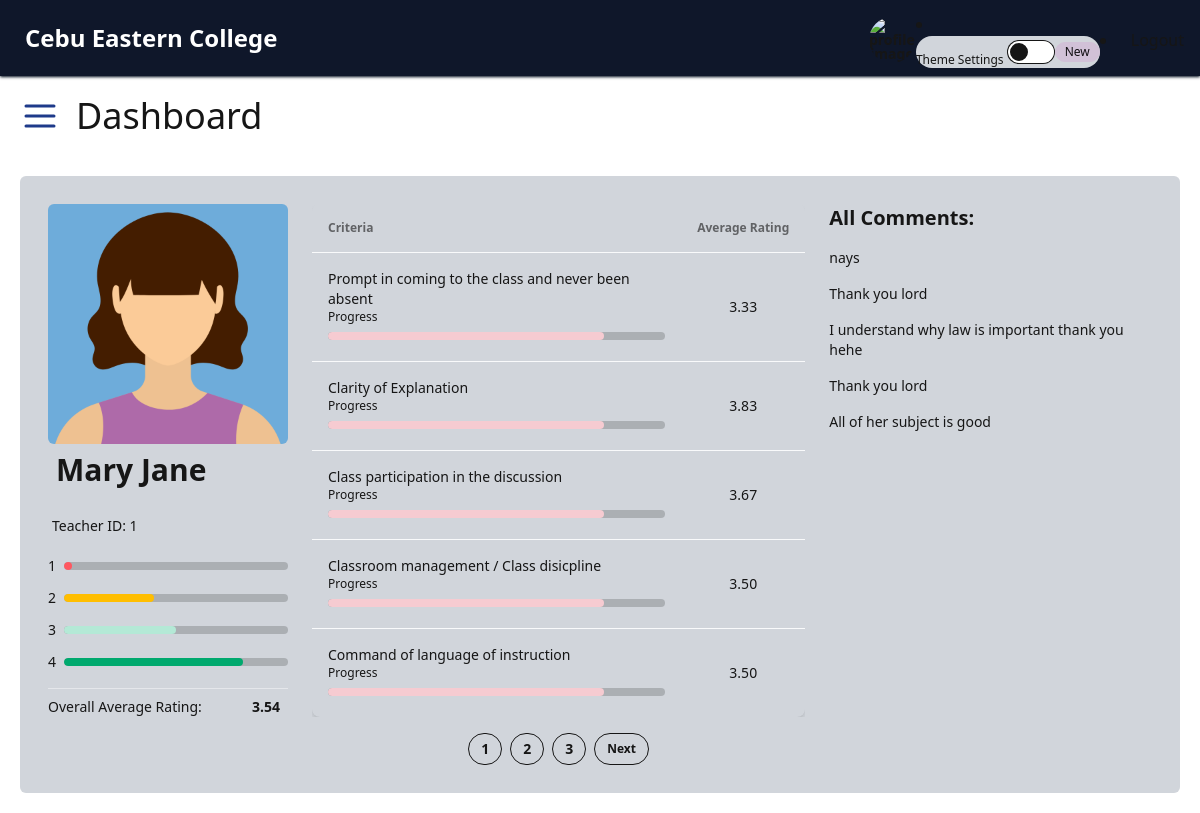
Page /admin/manage_teacher_ratings.php?teacher_id=1 on the committed database.
### tables this page shows
CREATE TABLE `tblteacher` (
  `teacher_id` int(11) NOT NULL,
  `school_id` int(11) NOT NULL,
  `name` varchar(255) NOT NULL,
  `department_id` int(11) NOT NULL,
  `image` varchar(255) NOT NULL
);

### admin/manage_teacher_ratings.php (the view, shortened to what this page needs)
<?php
include("../database/models/dbconnect.php");
if (isset($_GET['teacher_id'])) {
  $teacher_id = $_GET['teacher_id'];
  $query = "
        SELECT
            c.criteria,
            r.ratings, r.comment,
            t.name AS teacher_name, t.image AS teacher_image
        FROM tblanswer r
        JOIN tblevaluate e ON r.evaluate_id = e.evaluate_id
        JOIN tblcriteria c ON r.criteria_id = c.criteria_id
        JOIN tblteacher t ON e.teacher_id = t.teacher_id
        WHERE e.teacher_id = ?
        ORDER BY c.criteria";
  $stmt = mysqli_prepare($conn, $query);
  mysqli_stmt_bind_param($stmt, "i", $teacher_id);
  mysqli_stmt_execute($stmt);
  $result = mysqli_stmt_get_result($stmt);
  $ratings = [];
  $comments = [];
  $criteria_totals = [];
  $criteria_counts = [];
  $total_ratings = 0;
  $total_count = 0;
  while ($row = mysqli_fetch_assoc($result)) {
    $criteria = $row['criteria'];
    $ratings[$criteria][] = [
      'rating' => $row['ratings'],
      'comment' => $row['comment']
    ];
    if (!empty($row['comment']) && $row['comment'] !== '0') {
      $comments[] = $row['comment'];
    }
    if (!isset($criteria_totals[$criteria])) {
      $criteria_totals[$criteria] = 0;
      $criteria_counts[$criteria] = 0;
    }
    $criteria_totals[$criteria] += $row['ratings'];
    $criteria_counts[$criteria]++;
    $total_ratings += $row['ratings'];
    $total_count++;
  }
  if ($total_count > 0) {
    $overall_average = $total_ratings / $total_count;
  } else {
    $overall_average = 0;
  }
} else {
  echo "No teacher ID provided in the URL.";
  exit;
}
?>
<?php
$teacher_id = $_GET['teacher_id'];
$sql = "SELECT * FROM `tblteacher` WHERE teacher_id = $teacher_id";
$result = mysqli_query($conn, $sql);
$row = mysqli_fetch_assoc($result);
?>
<?php
$per_page = 5;
$total_items = count($ratings);
$total_pages = ceil($total_items / $per_page);
$current_page = isset($_GET['page']) ? (int) $_GET['page'] : 1;
$current_page = max(1, min($current_page, $total_pages));
$offset = ($current_page - 1) * $per_page;
$display_ratings = array_slice($ratings, $offset, $per_page, true);
?>
<?php include('../admin/header.php'); ?>
<!DOCTYPE html>
<html lang="en">
<head>
  <script src="https://cdn.tailwindcss.com"></script>
</head>
<body>
  <div class="grid grid-cols-1 rounded-md p-3 m-5 skeleton ">
    <div class="flex flex-row justify-start items-start gap-6 p-4">
      <div class="flex-1 flex-row justify-evenly items-center gap-">
        <div class="flex-shrink-0">
          <img src="../upload/pics/<?php echo htmlspecialchars($row['image']); ?>"
            alt="Teacher's Image" class="w-60 h-60 rounded-md">
        </div>
        <div class="flex flex-col gap-4 text-center md:text-left">
          <h1 class=" text-3xl font-bold p-2"><?php echo htmlspecialchars($row['name']); ?></h1>
          <h2 class="text-sm p-1">Teacher ID: <?= htmlspecialchars($teacher_id); ?></h2>
          <div class="flex flex-col justify-center gap-3">
            <div class="text-sm flex items-center gap-2">
              <span>1</span>
              <progress class="progress progress-error w-56" value="<?= number_format($overall_average, 2); ?>" max="100"></progress>
            </div>
            <div class="text-sm flex items-center gap-2">
              <span>2</span>
              <progress class="progress progress-warning w-56" value="40" max="100"></progress>
            </div>
            <div class="text-sm flex items-center gap-2">
              <span>3</span>
              <progress class="progress progress-accent w-56" value="50" max="100"></progress>
            </div>
            <div class="text-sm flex items-center gap-2">
              <span>4</span>
              <progress class="progress progress-success w-56" value="80" max="100"></progress>
            </div>
          </div>
          <div class="flex justify-between items-center border-t pt-2">
            <div class="text-sm">Overall Average Rating: </div>
            <div class="text-sm px-2 font-semibold"> <?= number_format($overall_average, 2); ?></div>
          </div>
        </div>
      </div>
      <div class="flex-auto flex-col items-center md:items-start">
        <?php if (!empty($display_ratings)): ?>
          <div class="overflow-x-auto w-full">
            <table class="table w-full shadow-md rounded-lg">
              <thead>
                <tr>
                  <th class="p-4">Criteria</th>
                  <th class="p-4">Average Rating</th>
                </tr>
              </thead>
              <tbody>
                <?php foreach ($display_ratings as $criteria => $rating_details): ?>
                  <tr>
                    <td class="p-4">
                      <div>
                        <?= htmlspecialchars($criteria); ?>
                        <div>
                          <p class="text-xs">Progress</p>
                          <progress class="progress progress-secondary w-full" value="6540" max="8000"></progress>
                        </div>
                      </div>
                    </td>
                    <td class="p-4 text-center">
                      <?php
                      $average_rating = $criteria_totals[$criteria] / $criteria_counts[$criteria];
                      echo number_format($average_rating, 2);
                      ?>
                    </td>
                  </tr>
                <?php endforeach; ?>
              </tbody>
            </table>
          </div>
          <div class="flex justify-center space-x-2 mt-4">
            <?php for ($i = 1; $i <= $total_pages; $i++): ?>
              <a href="?teacher_id=<?= $_GET['teacher_id']; ?>&page=<?= $i; ?>" class="btn btn-sm btn-outline btn-neutral <?= $i == $current_page ? 'btn-neutral' : 'btn-outline'; ?>"><?= $i; ?></a>
            <?php endfor; ?>
            <?php if ($current_page < $total_pages): ?>
              <a href="?teacher_id=<?= $_GET['teacher_id']; ?>&page=<?= $current_page + 1; ?>" class="btn btn-sm btn-outline btn-neutral btn-outline text-xs">Next</a>
            <?php endif; ?>
          </div>
        <?php else: ?>
          <p class="text-gray-600 text-center">No ratings found for this teacher.</p>
        <?php endif; ?>
      </div>
      <div class="flex-auto">
        <h3 class="text-xl font-semibold mb-4">All Comments:</h3>
        <?php if (!empty($comments)): ?>
          <div class="space-y-4">
            <?php foreach ($comments as $comment): ?>
              <div class="text-sm">
                <?= nl2br(htmlspecialchars($comment)); ?>
              </div>
            <?php endforeach; ?>
          </div>
        <?php else: ?>
          <p class="text-gray-600">No comments available.</p>
        <?php endif; ?>
      </div>
    </div>
  </div>
</body>
</html>

### rows in the picture
tblteacher: image (picture), name "Mary Jane"

### other values in the picture
$teacher_id "1"
$overall_average "3.54"
$criteria "Prompt in coming to the class and never been absent"
$average_rating "3.33"
$criteria "Clarity of Explanation"
$average_rating "3.83"
$criteria "Class participation in the discussion"
$average_rating "3.67"
$criteria "Classroom management / Class disicpline"
$average_rating "3.50"
$criteria "Command of language of instruction"
$comment "nays"
$comment "Thank you lord"
$comment "I understand why law is important thank you hehe"
$comment "All of her subject is good"
